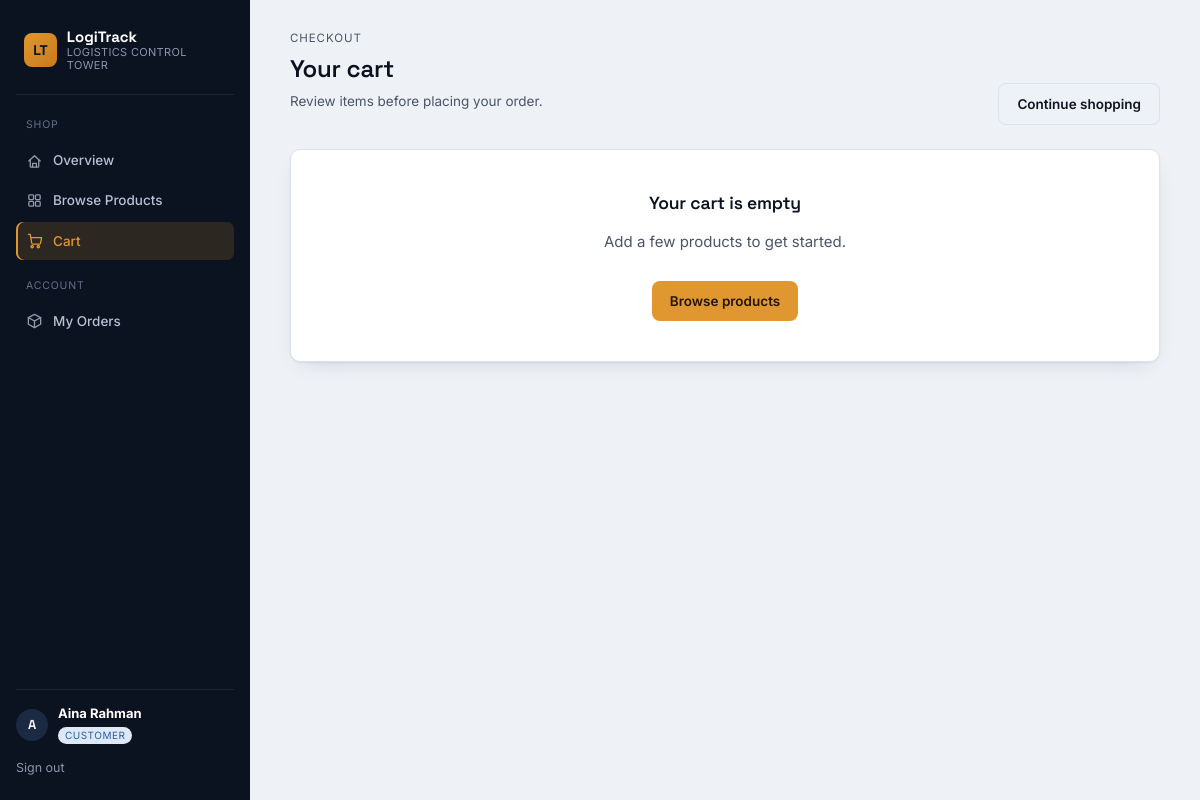
The app's page /customer/cart (signed in) with its own data.
### tables this page shows
CREATE TABLE users (
    user_id         INTEGER PRIMARY KEY AUTOINCREMENT,
    username        TEXT UNIQUE NOT NULL,
    password_hash   TEXT NOT NULL,
    role            TEXT NOT NULL CHECK(role IN ('customer','warehouse','admin')),
    full_name       TEXT NOT NULL,
    email           TEXT,
    phone           TEXT,
    address         TEXT,
    warehouse_id    INTEGER REFERENCES warehouses(warehouse_id),
    is_active       INTEGER NOT NULL DEFAULT 1,
    register_date   TEXT DEFAULT (datetime('now'))
);

### app.py (the view, shortened to what this page needs)
@app.route("/customer/cart")
@login_required("customer")
def customer_cart():
    cart = session.get("cart", {})
    items, total = [], 0.0
    return render_template("customer/cart.html", items=items, total=total)

### app.py (called while the page is built)
@app.before_request
def load_logged_in_user():
    g.db = db.get_db()
    user_id = session.get("user_id")
    g.user = None
    if user_id:
        g.user = g.db.execute(
            "SELECT * FROM users WHERE user_id = ?", (user_id,)
        ).fetchone()
        if g.user and not g.user["is_active"]:
            session.clear()
            g.user = None

@app.context_processor
def inject_globals():
    return {"current_user": g.get("user"), "now": datetime.now()}

def login_required(role=None):
    def decorator(view):
        @wraps(view)
        def wrapped(*args, **kwargs):
            if g.user is None:
                flash("Please log in to continue.", "warning")
                return redirect(url_for("login"))
            if role and g.user["role"] != role:
                flash("You don't have access to that area.", "error")
                return redirect(url_for("home"))
            return view(*args, **kwargs)
        return wrapped
    return decorator

### database.py (called while the page is built)
def get_db():
    conn = sqlite3.connect(DB_PATH)
    conn.row_factory = sqlite3.Row
    conn.execute("PRAGMA foreign_keys = ON")
    return conn

### templates/customer/cart.html (shortened to what this page needs)
{% extends "base.html" %}
{% block content %}
<div class="page-head"> <div> <span class="eyebrow">Checkout</span> <h1>Your cart</h1>
<p class="desc">Review items before placing your order.</p>
</div>
<a href="{{ url_for('customer_products') }}" class="btn btn-outline">Continue shopping</a> </div>
{% if items %}
<div class="two-col"> <div class="table-wrap"> <table> <thead><tr><th>Product</th><th>Qty</th><th>Unit price</th><th>Subtotal</th><th></th></tr></thead>
<tbody>
{% for it in items %}
<tr> <td><strong>{{ it.product.product_name }}</strong><br><span class="sku mono">{{ it.product.sku }}</span></td> <td>{{ it.qty }}</td> <td>RM {{ "%.2f"|format(it.product.unit_price) }}</td> <td>RM {{ "%.2f"|format(it.subtotal) }}</td> <td> <form method="POST" action="{{ url_for('cart_remove', product_id=it.product.product_id) }}"> <button class="btn btn-outline btn-sm" type="submit">Remove</button> </form>
</td> </tr>
{% endfor %}
</tbody>
</table>
</div>
<div class="card"> <h3>Order summary</h3>
<div class="divider"></div>
<div style="display:flex; justify-content:space-between; font-size:14px; margin-bottom:8px;"> <span class="muted">Items</span><span>{{ items | length }}</span> </div>
<div style="display:flex; justify-content:space-between; font-size:18px; font-weight:700; margin-bottom:18px;"> <span>Total</span><span>RM {{ "%.2f"|format(total) }}</span> </div>
<form method="POST" action="{{ url_for('customer_checkout') }}"> <div class="field"> <label for="payment_method">Payment method</label> <select name="payment_method" id="payment_method"> <option>Credit Card</option>
<option>Debit Card</option>
<option>Online Banking (FPX)</option>
<option>E-Wallet</option>
</select>
</div>
<button type="submit" class="btn btn-teal btn-block">Place order &amp; pay</button> </form>
<p class="muted" style="font-size:11.5px; margin-top:10px;">Payment is simulated instantly for this demo — a PaymentConfirmed event is published straight away.</p>
</div>
</div>
{% else %}
<div class="card" style="text-align:center; padding:40px;"> <h3>Your cart is empty</h3>
<p class="muted">Add a few products to get started.</p>
<a href="{{ url_for('customer_products') }}" class="btn btn-amber" style="margin-top:12px;">Browse products</a> </div>
{% endif %}
{% endblock %}

### templates/base.html (shortened to what this page needs)
<!DOCTYPE html>
<html lang="en">
<head>
<link rel="stylesheet" href="{{ url_for('static', filename='style.css') }}">
</head>
<body class="{% if not current_user %}guest{% endif %}">
{% from "_icons.html" import icon %}
{% if current_user %}
<div class="shell">
<aside class="sidebar">
<div class="brand"> <span class="brand-mark">LT</span> <div class="brand-text"> <strong>LogiTrack</strong> <span>Logistics Control Tower</span> </div> </div>
<nav class="nav">
{% if current_user.role == 'customer' %}
<span class="nav-label">Shop</span>
<a href="{{ url_for('customer_dashboard') }}" class="{{ 'active' if request.endpoint=='customer_dashboard' }}">{{ icon('home') }}Overview</a>
<a href="{{ url_for('customer_products') }}" class="{{ 'active' if request.endpoint=='customer_products' }}">{{ icon('grid') }}Browse Products</a>
<a href="{{ url_for('customer_cart') }}" class="{{ 'active' if request.endpoint=='customer_cart' }}">{{ icon('cart') }}Cart{% set cc = session.get('cart', {}) | length %}{% if cc %}<span class="badge-count">{{ cc }}</span>{% endif %}</a>
<span class="nav-label">Account</span>
<a href="{{ url_for('customer_orders') }}" class="{{ 'active' if request.endpoint in ['customer_orders','customer_order_detail'] }}">{{ icon('package') }}My Orders</a>
{% endif %}
</nav>
<div class="sidebar-foot">
<div class="user-chip"> <span class="avatar">{{ current_user.full_name[:1] }}</span> <div> <strong>{{ current_user.full_name }}</strong> <span class="role-pill role-{{ current_user.role }}">{{ current_user.role }}</span> </div> </div>
<a href="{{ url_for('logout') }}" class="logout-link">Sign out</a>
</div>
</aside>
<main class="content">
{% block content %}{% endblock %}
</main>
</div>
{% endif %}
</body>
</html>

### static/style.css (style rules this page uses)
:root { --navy-900: #0B1220; --navy-800: #121D30; --navy-700: #1B2A42; --paper: #EEF1F6; --paper-raised: #FFFFFF; --ink: #10151F; --ink-soft: #4B5568; --line: #DCE2EB; --amber: #E1972F; --amber-soft: #FBEBD3; --teal: #1E8F76; --teal-soft: #DCF1EB; --red: #C6462F; --red-soft: #FBE2DC; --blue: #2C5F9E; --blue-soft: #DEE9F8; --radius: 10px; --shadow: 0 1px 2px rgba(11,18,32,0.06), 0 8px 24px -12px rgba(11,18,32,0.18); }
* { box-sizing: border-box; }
html, body { margin: 0; padding: 0; background: var(--paper); color: var(--ink); font-family: 'Inter', -apple-system, BlinkMacSystemFont, sans-serif; font-size: 15px; line-height: 1.5; }
h1, h2, h3, h4 { font-family: 'Space Grotesk', 'Inter', sans-serif; font-weight: 600; letter-spacing: -0.01em; margin: 0 0 4px 0; color: var(--navy-900); }
a { color: inherit; text-decoration: none; }
.shell { display: grid; grid-template-columns: 250px 1fr; min-height: 100vh; }
.sidebar { background: var(--navy-900); color: #C9D2E3; display: flex; flex-direction: column; padding: 22px 16px; position: sticky; top: 0; height: 100vh; }
.brand { display: flex; align-items: center; gap: 10px; padding: 6px 8px 22px 8px; border-bottom: 1px solid rgba(255,255,255,0.08); margin-bottom: 18px; }
.brand-mark { width: 34px; height: 34px; background: linear-gradient(135deg, var(--amber), #c97a1c); color: var(--navy-900); font-family: 'Space Grotesk', sans-serif; font-weight: 700; display: flex; align-items: center; justify-content: center; border-radius: 8px; font-size: 14px; }
.brand-text { display: flex; flex-direction: column; line-height: 1.2; }
.brand-text strong { color: #fff; font-family: 'Space Grotesk', sans-serif; font-size: 15px; }
.brand-text span { font-size: 11px; color: #8B96AC; letter-spacing: .03em; text-transform: uppercase; }
.nav { display: flex; flex-direction: column; gap: 2px; flex: 1; }
.nav-label { font-size: 10.5px; text-transform: uppercase; letter-spacing: .08em; color: #64708A; margin: 16px 10px 6px 10px; }
.nav-label:first-child { margin-top: 4px; }
.nav a { display: flex; align-items: center; gap: 10px; padding: 9px 10px; border-radius: 7px; font-size: 13.5px; font-weight: 500; color: #B7C0D4; transition: background .12s ease, color .12s ease; }
.nav a.active { background: rgba(225,151,47,0.16); color: var(--amber); box-shadow: inset 2px 0 0 var(--amber); }
.sidebar-foot { border-top: 1px solid rgba(255,255,255,0.08); padding-top: 14px; margin-top: 10px; }
.user-chip { display: flex; align-items: center; gap: 10px; margin-bottom: 10px; }
.avatar { width: 32px; height: 32px; border-radius: 50%; background: var(--navy-700); color: #fff; display: flex; align-items: center; justify-content: center; font-family: 'Space Grotesk', sans-serif; font-weight: 600; font-size: 13px; flex-shrink: 0; }
.user-chip strong { display: block; font-size: 13px; color: #fff; }
.role-pill { display: inline-block; font-size: 10px; text-transform: uppercase; letter-spacing: .05em; padding: 1px 7px; border-radius: 20px; margin-top: 2px; }
.role-customer { background: var(--blue-soft); color: var(--blue); }
.logout-link { font-size: 12.5px; color: #8B96AC; }
.content { padding: 30px 40px 60px 40px; max-width: 1180px; }
.btn { display: inline-flex; align-items: center; justify-content: center; gap: 6px; padding: 10px 18px; border-radius: 8px; border: none; cursor: pointer; font-family: 'Inter', sans-serif; font-weight: 600; font-size: 13.5px; transition: transform .08s ease, box-shadow .12s ease; }
.btn-amber { background: var(--amber); color: #241505; }
.btn-outline { background: transparent; border: 1px solid var(--line); color: var(--ink); }
.page-head { display: flex; justify-content: space-between; align-items: flex-end; margin-bottom: 24px; gap: 16px; flex-wrap: wrap; }
.page-head .eyebrow { font-size: 11.5px; text-transform: uppercase; letter-spacing: .08em; color: var(--ink-soft); margin-bottom: 4px; display: block; }
.page-head h1 { font-size: 24px; }
.page-head p.desc { color: var(--ink-soft); font-size: 13.5px; margin-top: 4px; }
.card { background: var(--paper-raised); border: 1px solid var(--line); border-radius: var(--radius); padding: 18px 20px; box-shadow: var(--shadow); }
.muted { color: var(--ink-soft); }

### records on screen
users: full_name "A", full_name "Aina Rahman", role "CUSTOMER"
